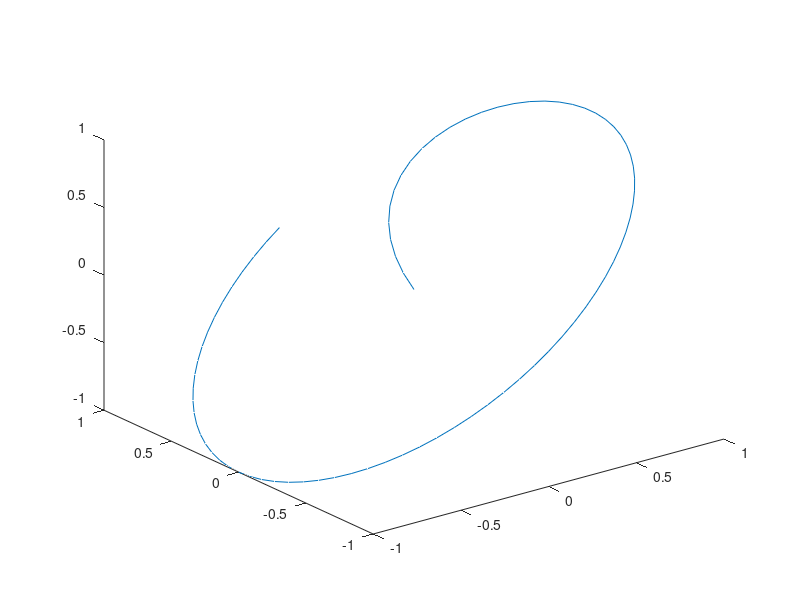

Here is the MATLAB script that generated this plot:
u=[0:0.025*pi:2*pi];
v=[0:0.025*pi:2*pi];
X=erf(u) .* sin(v);
Y=erf(u) .* cos(v);
Z=sin(u) .* ones(size(v));
plot3(X, Y, Z)

